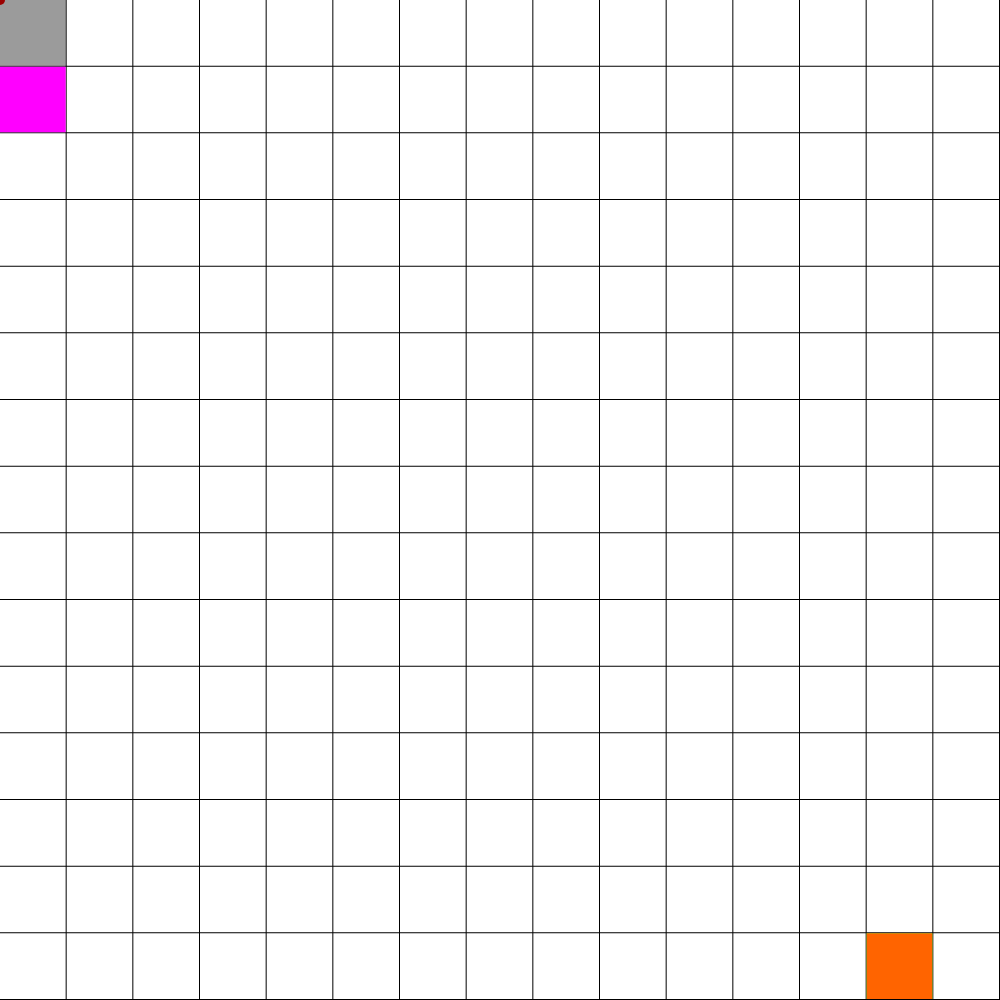
Frame 1 (no input)
Frame 60 (no input): identical to frame 1, image omitted
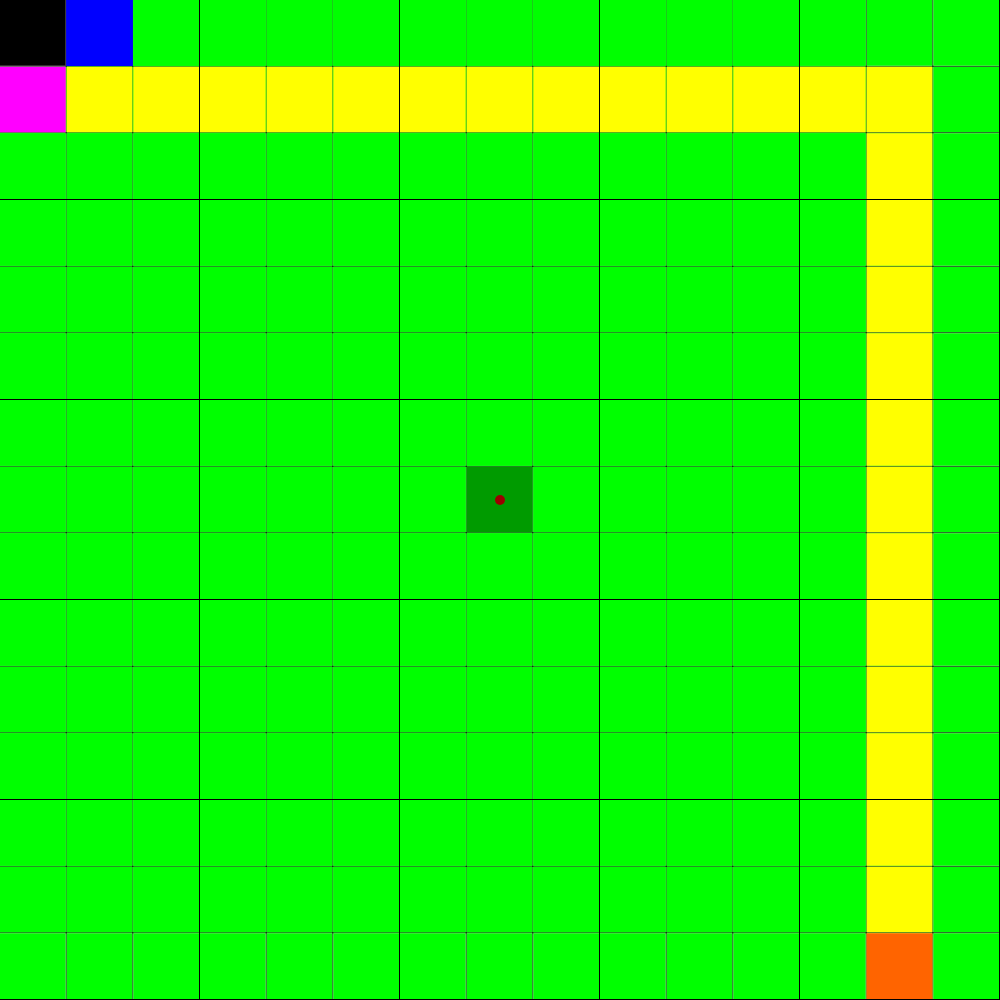
Frame 120 (the mouse pressed at the canvas centre since frame 60)

The p5.js sketch that drew these frames (run headless with seeded random() and noise() and a simulated clock; from frame 60 on, the mouse is pressed at the canvas centre):

// p5.js sketch
// ── sketch.js
// Erick Lagunas: Dijkstra
// Grid Info
var rows = 15;
var cols = 15;
var canvasSize = 800;

var endFound = false;
var start, end;

// Width, Height
var w, h;

// Arrays that hold cell items
var grid = new Array(cols);
var visited = [];
var notVisited = [];
var path = [];
var walls = [];

let lastWallLen = walls.length;

// Wall Bools
let overCell = false;
let doneDrawing = false;
let cellX, cellY;

// Cell class
class Cell {
  visit = false;
  weight = Infinity; 
  prevCell = undefined;
  wall = false;

  constructor(i, j) {
    this.x = i; // Cols
    this.y = j; // Rows 
  }

  // Function that draws the cell
  show(color) {
    fill(color);
    noStroke(0);
    rect(this.x * w, this.y * h, w - 1, h - 1);
  };

  compare(otherCell) {
    if(this.x === otherCell.x && this.y === otherCell.y) {
      return true;
    }
    else {
      return false;
    }
  }
}

function getRandomCell() {
  let pointsGenerated = false;
  var cellSetS = [];
  var cellSetE = [];
  while(!pointsGenerated) {
    cellSetS[0] = Math.floor(Math.random() * rows);
    cellSetS[1] = Math.floor(Math.random() * rows);

    cellSetE[0] = Math.floor(Math.random() * rows);
    cellSetE[1] = Math.floor(Math.random() * rows);


    if (cellSetS[0] != cellSetE[0] && cellSetS[1] != cellSetE[1]) {
      pointsGenerated = true;
    }
  }

  return [cellSetS[0], cellSetS[1], cellSetE[0], cellSetE[1]];
}

function setup() {
  let size =
        window.innerHeight < window.innerWidth
            ? window.innerHeight
            : window.innerWidth;
  createCanvas(size, size);
  console.log("Dijkstra");
   
  // Width of the canvas divided by # of columns (same for rows and height)
  w = width / cols;
  h = height / rows;

  // Loop that create the grid array and populate it with cells
  for (let i = 0; i < cols; i++) {
    grid[i] = new Array(rows);
    for (let j = 0; j < rows; j++) {
      grid[i][j] = new Cell(i, j);
    }
  }

  // Setting the start point and setting its values to start the search
  let points = getRandomCell();
  start = grid[points[0]][points[1]]; // FIXME: Gen start point
  start.weight = 0;
  start.visit = true;
  end = grid[points[2]][points[3]]; // FIXME: Gen end point (must be at least a few blocks away from start)
  visited.push(start);
}


// Loop that denotes cells as walls by setting their weight to canvasSize * 2
function doneDrawingPhase() {
  doneDrawing = true;
}

function dijkstra(gridCopy) {
  var neighbors = [];
  var neighbor;
  var currentCell = start;
  var min = {
    cost: Infinity,
    'cell': undefined
  };

  while (!endFound) {

    // Find neighbors add to array Left, Right, Top, Bottom if they exsist 
    // Check if neighbor is not visited or can be visited

    console.log({currentCell});
    neighbors = getNeighbors(currentCell, gridCopy);

    //  Check if neighbor is the end node
    //  Update the cost of the neigbor 

    // Save initial array neighbors length 
    neighborLen = neighbors.length;
    for (let i = 0; i < neighborLen; i++) {

      neighbor = neighbors.pop();

      if (neighbor.wall) {
        console.log('Wall Found');
        continue;
      } else {
        neighbor.weight = 1 + currentCell.weight;
        neighbor.prevCell = currentCell;
      }

      // Add each neighbor to the notVisited list
      notVisited.push(neighbor);
    }

    // Reset the min to accurately measure the min cost neighbor
    min.cost = Infinity;

    // Move on to the lowest cost unvisited neighbor
    for (let i = 0; i < notVisited.length; i++) { 
      if (notVisited[i]) { // Existence
        // Save the weight and cell info of the min
        if (notVisited[i].weight < min.cost) {
          min.cost = notVisited[i].weight;
          min.cell = notVisited[i];
        }
      }
    }
    
    console.log({notVisited});
    // Mark the min cell as undefined on the notVisited list (stand in code for removing the cell form the list entirely)
    for (let i = 0; i < notVisited.length; i++) {
      if (notVisited[i]) {
        if (notVisited[i].compare(min.cell)) {
          notVisited.splice(i,1);
          console.log({notVisited});
        }
      }
    }

    // Preps the next cell for the next iteration and add it the the visited list
    currentCell = min.cell;
    currentCell.visit = true; // Redundant? (I don't need this)
    gridCopy[currentCell.x][currentCell.y].visit = true;
    visited.push(currentCell);

    // End loop if the current node is the end node
    if (currentCell.x == end.x && currentCell.y == end.y) endFound = true;
  }

  console.log('-OUT OF MAIN LOOP-');
  findDijkstraPath(gridCopy);
}

// Path code
function findDijkstraPath(finalGrid) {
  /*
  This code block finds the path by looking at the pervious cell of the end cell
  And then looking at that cells previous cell, repeating till the right path is found
  */
  path.push(start);
  var currCell;
  currCell = finalGrid[end.x][end.y];
  console.log({ currCell });
  while (currCell.weight != 0) {
    if (!currCell.prevCell) {
      break;
    }
    path.push(currCell);
    currCell = currCell.prevCell;
    // console.log({ currCell });
  }
}

function getNeighbors(cell, gridC) {
  // left, right, top, bottom cells relative to the cell passed in
  // Checks if a cell exists and if a cell had been visited 
  // Returns an array filled with valid, yet to be visited cells
  let out = [];

  let neighborChecks = [
    { side: "top", x: 0, y: -1 },
    { side: "bottom", x: 0, y: 1 },
    { side: "left", x: -1, y: 0 },
    { side: "right", x: 1, y: 0 },
  ];

  // Loop that will go through each of the checks in the neighbor checks object
  for (let check of neighborChecks) {
    let x = cell.x + check.x; // will be 0, 0, -1, 1
    let y = cell.y + check.y; // will be -1, 1, 0, 0

    //
    if (x >= 0 && x < cols && y >= 0 && y < rows) {
      if (gridC[x][y].visit == false) {
        out.push(gridC[x][y]);
        // console.log(check.side);
      }
    }
  }

  return out;
}

// Clear start but no clear end yet need to find that
function draw() {
  // Animation Loop
  background(0);

  for (let i = 0; i < cols; i++) {
    for (let j = 0; j < rows; j++) {
      grid[i][j].show(color(255));
    }
  }

  // Paint visited cells green
  for (let cell of visited) {
    //console.log({ cell });
    cell.show = Cell.prototype.show
    cell.show(color(0, 255, 0));
  }

  // Paint not Visited cells blue
  for (let i = 0; i < notVisited.length; i++) {
    if (notVisited[i]) {
      notVisited[i].show = Cell.prototype.show
      notVisited[i].show(color(0, 0, 255));
    }
  }

  // Paint final path cells yellow
  for (let cell of path) { cell.show(color(255, 255, 0)); }

  // Paint walls black
  for (let cell of walls) { cell.show(color('black')); }

  start.show(color(2550,100,0));  // Start Orange
  end.show(color(255,0,255));     // End Purple

  // push() // saves the current style to stack (fill, stoke size, no stroke, rectangle corner)
  fill(255, 0, 0);
  ellipse(mouseX, mouseY, 10, 10);
  // pop() // goes back to save

  // TODO: turn this into a function 
  cellX = floor(mouseX / w);
  cellY = floor(mouseY / h);

  // TODO: turn this into a function
  // Checks if mouse is over a valid cell 
  if (cellX < rows && cellX >= 0 && cellY >= 0 && cellY < cols) {
    let cell = grid[cellX][cellY];
    if (cell) {
      overCell = true;

      // Do not highlight start and end cells
      cell.show(color(0, 0, 0, 100))

    } else {
      overCell = false;
    }
  } else {
    overCell = false;
  }

  if (walls.length > lastWallLen) {
    let gridClone = grid; // Grid with just walls
    console.log({grid});
    console.log({gridClone});
    
    reset();
    endFound = false;
    dijkstra(gridClone);
    lastWallLen = walls.length;
  }
}

function reset() {

  // Dose Not actually reset cells
  // for (let cell of grid) {
  //   console.log("IN RESET LOOP");
  //   if (cell.compare(start)) {
  //     continue;
  //   } else {
  //     cell.weight = Infinity;
  //     cell.visit = false;
  //     cell.prevCell = undefined;
  //   }
  // }

  for (let i = 0; i < cols; i++) {
    console.log("IN RESET LOOP");
    for (let j = 0; j < rows; j++) {
      if (grid[i][j].compare(start)) {
        continue;
      } else {
        grid[i][j].weight = Infinity;
        grid[i][j].visit = false;
        grid[i][j].prevCell = undefined;
      }
    }
  }

  visited = [];
  notVisited = [];
  path = [];
  console.log('Reset!');
  console.log({grid});
}

// Change Later
function mousePressed() {
  if (overCell) {
    if (grid[cellX][cellY]) { 
      if(grid[cellX][cellY].compare(start) || grid[cellX][cellY].compare(end)) {
        console.log("Start or the End cannot be walls");
      }
      else {
        grid[cellX][cellY].wall = true;
        walls.push(grid[cellX][cellY]);
      }
    }
  }
}

// Change grid creation loop
// Learn Let of for loops
// Undifind == false, empty objects
// ?. if exists(optional chaining)
// Update when walls are placed
// ── style.css
html, body {
  margin: 0;
  padding: 0;
  background-color:blue;
}

canvas {
  position: absolute;
  left: 50%;
  top: 50%;
  transform: translate(-50%, -50%);
}

.grid_btn {
  background-color: black;
  color: white;
}
